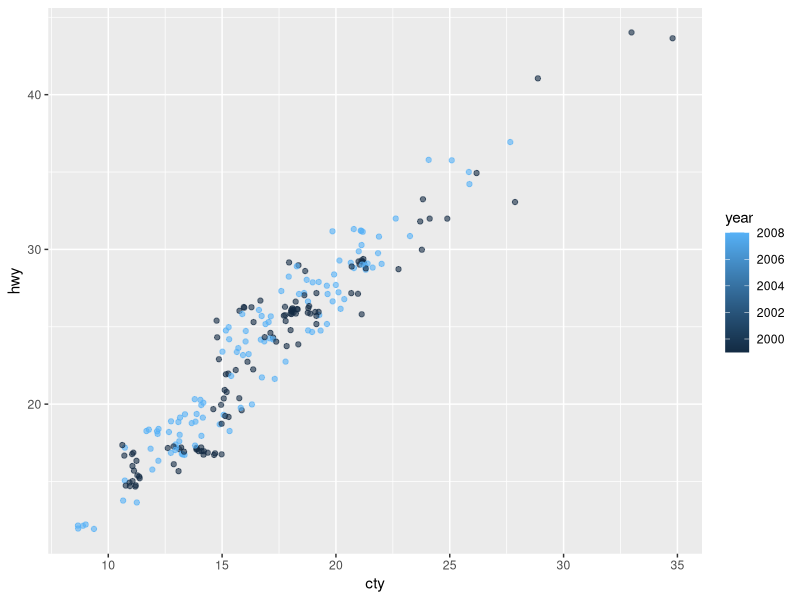
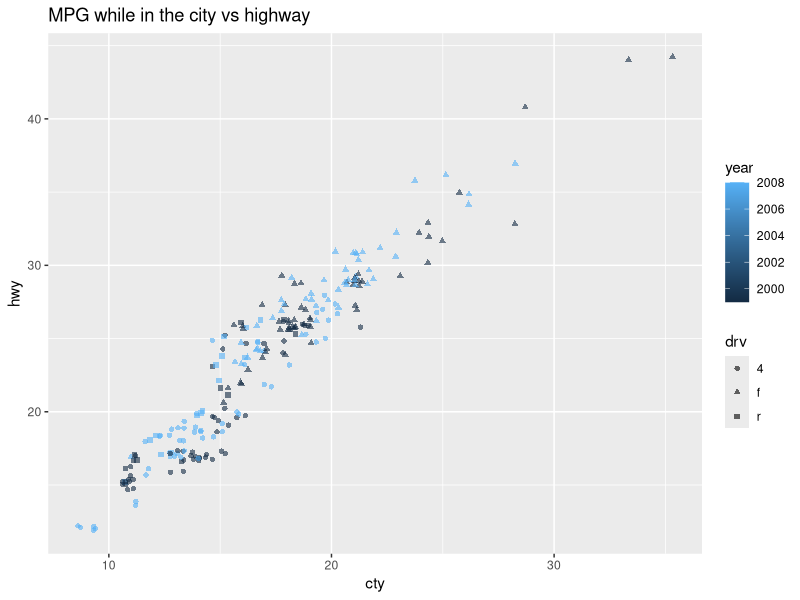

The R source for these figures, in order:
## ---- chunk 1
library(ggplot2)

mpg

ggplot(
  data = mpg,
  mapping = aes(
    x = cty,
    y = hwy,
    color = year,
  ) 
) + geom_point(position = "jitter", alpha = 0.6) 
## ---- chunk 2

ggplot(
  data = mpg,
  mapping = aes(
    x = cty,
    y = hwy,
    color = year,
    shape = drv
  ) 
) + geom_point(position = "jitter", alpha = 0.6) +
  labs(title = "MPG while in the city vs highway")
